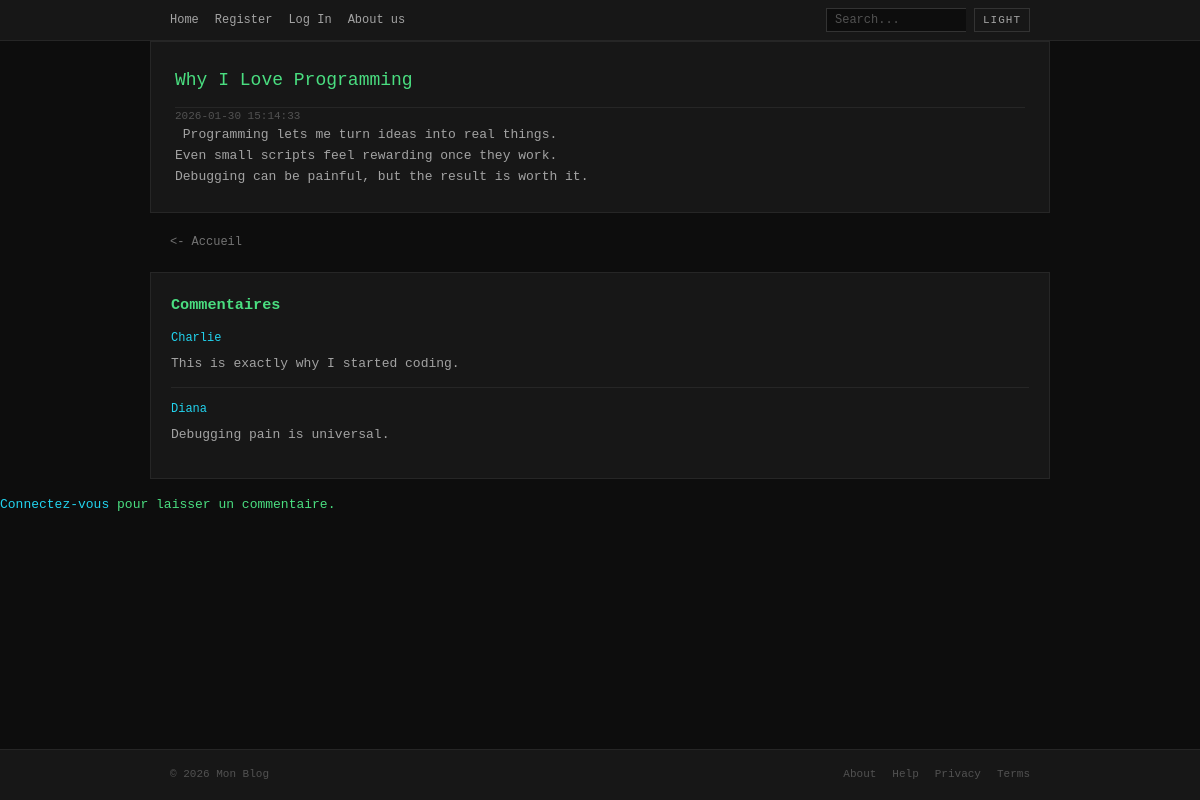
Page /?action=post&id=2 on the committed database.
### tables this page shows
create table if not exists POSTS (
    POST_ID int auto_increment primary key,
    TITLE varchar(32),
    CONTENT text,
    PUBLISH_DATE datetime default NOW()
);

create table if not exists COMMENTS (
    COMMENT_ID int auto_increment primary key,
    CONTENT text,

    USER_ID int,
    POST_ID int,

    foreign key (USER_ID) references USERS(USER_ID),
    foreign key (POST_ID) references POSTS(POST_ID)
);

create table if not exists USERS (
    USER_ID int auto_increment primary key,
    USERNAME varchar(32),
    EMAIL varchar(64),
    PSSWRD varchar(128),
    IS_ADMIN tinyint(1) default 0
);

### index.php (called while the page is built, shortened)
<?php
if (isset($_GET["action"])) {
    $action = $_GET["action"];
} else {
    $action = "default";
}
$file = rout($action);
require_once "app/controllers/" . $file;

### app/models/db.inc.php (called while the page is built)
<?php
function getPdo()
{
    $USERNAME = "admin";
    $PASSWORD = "root";
    $DBNAME = "blog";
    $HOST = "127.0.0.1";
    try {
        $connection = new PDO(
            "mysql:host=$HOST;dbname=$DBNAME",
            $USERNAME,
            $PASSWORD,
        );
        $connection->setAttribute(PDO::ATTR_ERRMODE, PDO::ERRMODE_EXCEPTION);
        return $connection;
    } catch (PDOException $e) {
        die($e);
    }
}

### app/models/post.inc.php (called while the page is built, shortened)
<?php
include_once "db.inc.php";
class Post {
    private PDO $pdo;
    function __construct() { $this->pdo = getPdo(); }
    function getSinglePost($postId) {
        $stmt = $this->pdo->prepare("SELECT POST_ID, TITLE, CONTENT, PUBLISH_DATE FROM POSTS WHERE POST_ID = :postId");
        $stmt->execute([":postId" => $postId]);
        return $stmt->fetch(PDO::FETCH_ASSOC);
    }
    function getComments($postId) {
        $stmt = $this->pdo->prepare("SELECT c.CONTENT, c.USER_ID, c.POST_ID, c.COMMENT_ID, u.USERNAME FROM COMMENTS c JOIN USERS u ON c.USER_ID = u.USER_ID WHERE c.POST_ID = :postId");
        $stmt->execute([":postId" => $postId]);
        return $stmt->fetchAll(PDO::FETCH_ASSOC);
    }
}

### app/controllers/comment.php (called while the page is built, shortened)
<?php
require_once "app/models/auth.inc.php";
$loggedIn = isLoggedOn();
$currentUserId = $_SESSION["userId"] ?? null;
require_once "app/views/comment.view.php";

### app/models/auth.inc.php (called while the page is built, shortened)
<?php
function isLoggedOn()
{
    $res = false;
    return $res;
}

### app/views/post.view.php (the view)
<div>
    <div id="post">
        <h2> <?= htmlspecialchars($post["TITLE"]) ?> </h2>
        <i> <?= htmlspecialchars($post["PUBLISH_DATE"]) ?> </i>
        <p> <?= htmlspecialchars($post["CONTENT"]) ?> </p>
    </div>
    <a id="back" href="./?action=default"> <- Accueil </a>
</div>

### app/views/comment.view.php (shortened to what this page needs)
<div id="comments">
    <h3>Commentaires</h3>
    <?php if (!empty($comments)): ?>
        <?php foreach ($comments as $comment): ?>
            <?php if ($currentUserId && $currentUserId == $comment["USER_ID"]): ?>
            <div class="comment own-comment"
                 data-comment-id="<?= $comment["COMMENT_ID"] ?>"
                 data-user-id="<?= $comment["USER_ID"] ?>"
                 data-post-id="<?= $comment["POST_ID"] ?>"
                 oncontextmenu="showCommentMenu(event, <?= $comment["COMMENT_ID"] ?>, <?= $comment["POST_ID"] ?>, '<?= htmlspecialchars(addslashes($comment["CONTENT"])) ?>')">
                <strong><?= htmlspecialchars($comment["USERNAME"]) ?></strong>
                <p><?= htmlspecialchars($comment["CONTENT"]) ?></p>
            </div>
            <?php else: ?>
            <div class="comment">
                <strong><?= htmlspecialchars($comment["USERNAME"]) ?></strong>
                <p><?= htmlspecialchars($comment["CONTENT"]) ?></p>
            </div>
            <?php endif; ?>
        <?php endforeach; ?>
    <?php else: ?>
        <p>Pas encore de commentaire. Soyez le premier!</p>
    <?php endif; ?>
</div>
<?php if ($loggedIn): ?>
<div id="addComment">
    <h3>Ajouter un commentaire</h3>
    <?php if (isset($error)): ?>
        <p style="color: var(--error);"><?= htmlspecialchars($error) ?></p>
    <?php endif; ?>
    <form method="post">
        <input type="text" name="comment_content" placeholder="Ecrivez votre commentaire ici" required>
        <button type="submit">Envoyer</button>
    </form>
</div>
<?php else: ?>
<p><a href="index.php?action=login">Connectez-vous</a> pour laisser un commentaire.</p>
<?php endif; ?>

### assets/css/main.css (style rules this page uses)
* { box-sizing: border-box; margin: 0; padding: 0; }
a { color: var(--accent); text-decoration: none; }
.post, #post, #comments, #addComment, #register, #login-view { max-width: 900px; margin: 0 auto; padding: 0 20px; }
#post { background-color: var(--bg-secondary); border: 1px solid var(--border-color); padding: 24px; margin-bottom: 16px; }
#post h2 { margin-top: 0; font-size: 18px; font-weight: normal; color: var(--text-primary); border-bottom: 1px solid var(--border-color); padding-bottom: 12px; }
#post i { font-size: 11px; color: var(--text-dim); font-style: normal; }
#post p { color: var(--text-secondary); white-space: pre-wrap; }
#comments { background-color: var(--bg-secondary); border: 1px solid var(--border-color); padding: 20px; margin-bottom: 16px; }
.comment { padding: 12px 0; border-bottom: 1px solid var(--border-color); }
.comment:last-child { border-bottom: none; }
.comment strong { color: var(--accent); font-weight: normal; font-size: 12px; }
.comment p { margin: 6px 0 0 0; color: var(--text-secondary); }
#back { display: block; max-width: 900px; margin: 20px auto; padding: 0 20px; font-size: 12px; color: var(--text-muted); }

### rows in the picture
posts: TITLE "Why I Love Programming", PUBLISH_DATE "2026-01-30 15:14:33", CONTENT "Programming lets me turn ideas into real things. Even small scripts feel rewarding once they work. Debugging can be painful, but the result is worth it."
comments: USER_ID.USERNAME "Charlie", CONTENT "This is exactly why I started coding."
comments: USER_ID.USERNAME "Diana", CONTENT "Debugging pain is universal."
